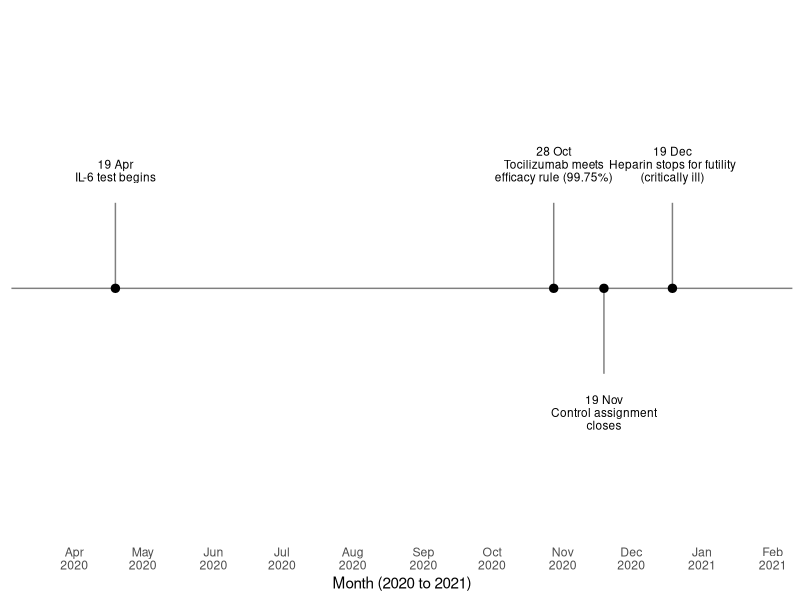
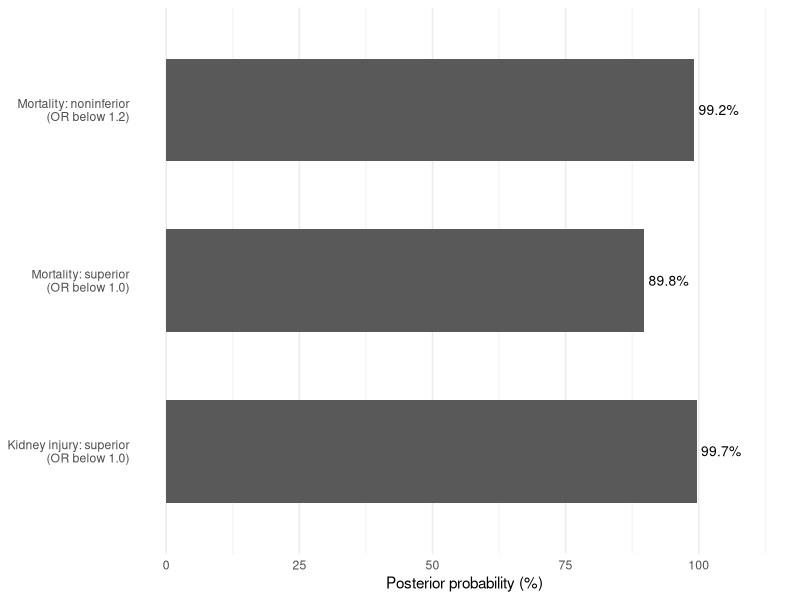

Source code (R) for these figures, in order:
## ---- chunk 1
#| include: false
library(ggplot2)
# Posterior probabilities from the SNAP report (Lee et al.): mortality noninferiority, mortality superiority, kidney injury superiority
d <- data.frame(
  claim = factor(c("Mortality: noninferior\n(OR below 1.2)", "Mortality: superior\n(OR below 1.0)",
                   "Kidney injury: superior\n(OR below 1.0)"),
                 levels = rev(c("Mortality: noninferior\n(OR below 1.2)", "Mortality: superior\n(OR below 1.0)",
                                "Kidney injury: superior\n(OR below 1.0)"))),
  p = c(99.2, 89.8, 99.7))
## ---- chunk 2
#| label: fig-landmark-timeline
#| fig-cap: "REMAP-CAP in 2020: the IL-6 receptor antagonist domain from its first patient to the closing of the control assignment, and the end of the heparin comparison in critically ill patients."
#| fig-height: 2.8
ev <- data.frame(
  date = as.Date(c("2020-04-19", "2020-10-28", "2020-11-19", "2020-12-19")),
  lab = c("19 Apr\nIL-6 test begins", "28 Oct\nTocilizumab meets\nefficacy rule (99.75%)",
          "19 Nov\nControl assignment\ncloses", "19 Dec\nHeparin stops for futility\n(critically ill)"),
  y = c(1, 1, -1, 1))
ggplot(ev, aes(date, 0)) +
  geom_hline(yintercept = 0, colour = "grey50") +
  geom_segment(aes(xend = date, yend = y * 0.6), colour = "grey50") +
  geom_point(size = 2.5) +
  geom_text(aes(y = y * 0.75, label = lab), vjust = ifelse(ev$y > 0, 0, 1), size = 3, lineheight = 0.9) +
  scale_x_date(limits = as.Date(c("2020-03-20", "2021-01-25")), date_breaks = "1 month", date_labels = "%b\n%Y") +
  scale_y_continuous(limits = c(-1.6, 1.8)) +
  labs(x = "Month (2020 to 2021)", y = NULL) +
  theme_minimal(base_size = 11) +
  theme(axis.text.y = element_blank(), panel.grid = element_blank(), axis.ticks.y = element_blank())
## ---- chunk 3
#| label: fig-landmark-snap
#| fig-cap: "SNAP: posterior probabilities, from the same posterior for mortality, for the two claims tested: no worse than an odds ratio of 1.2, and better."
#| fig-height: 2.6
ggplot(d, aes(p, claim)) +
  geom_col(width = 0.6, fill = "grey35") +
  geom_text(aes(label = sprintf("%.1f%%", p)), hjust = -0.1, size = 3.5) +
  scale_x_continuous(limits = c(0, 112), breaks = seq(0, 100, 25)) +
  labs(x = "Posterior probability (%)", y = NULL) +
  theme_minimal(base_size = 11) +
  theme(panel.grid.major.y = element_blank())
